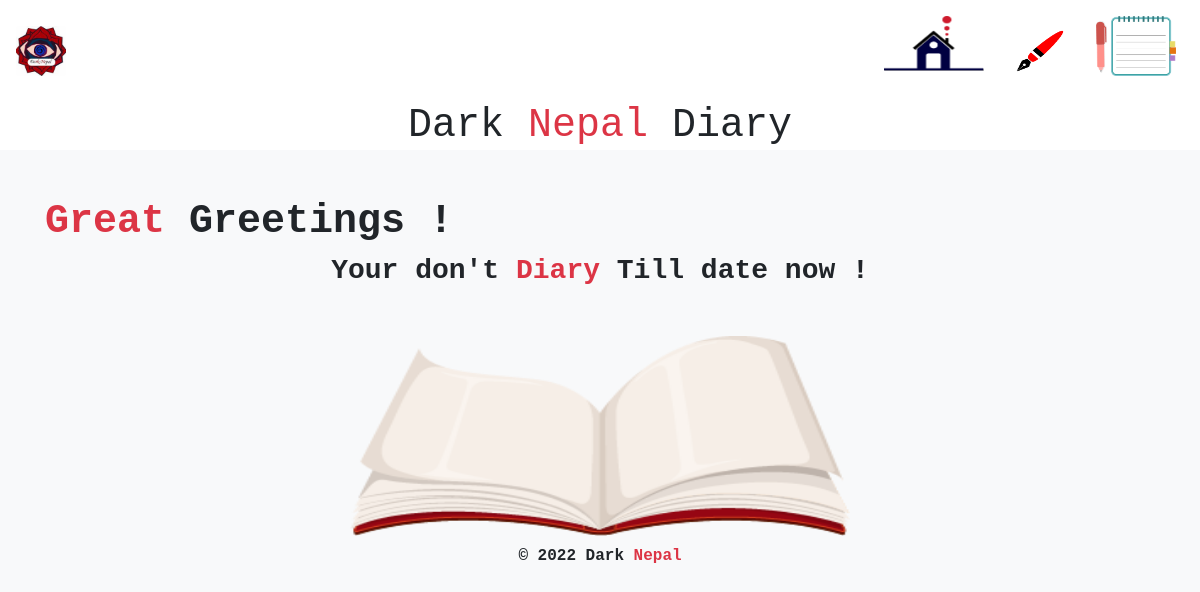
/diarylist/, run on an earlier commit of the app's database.
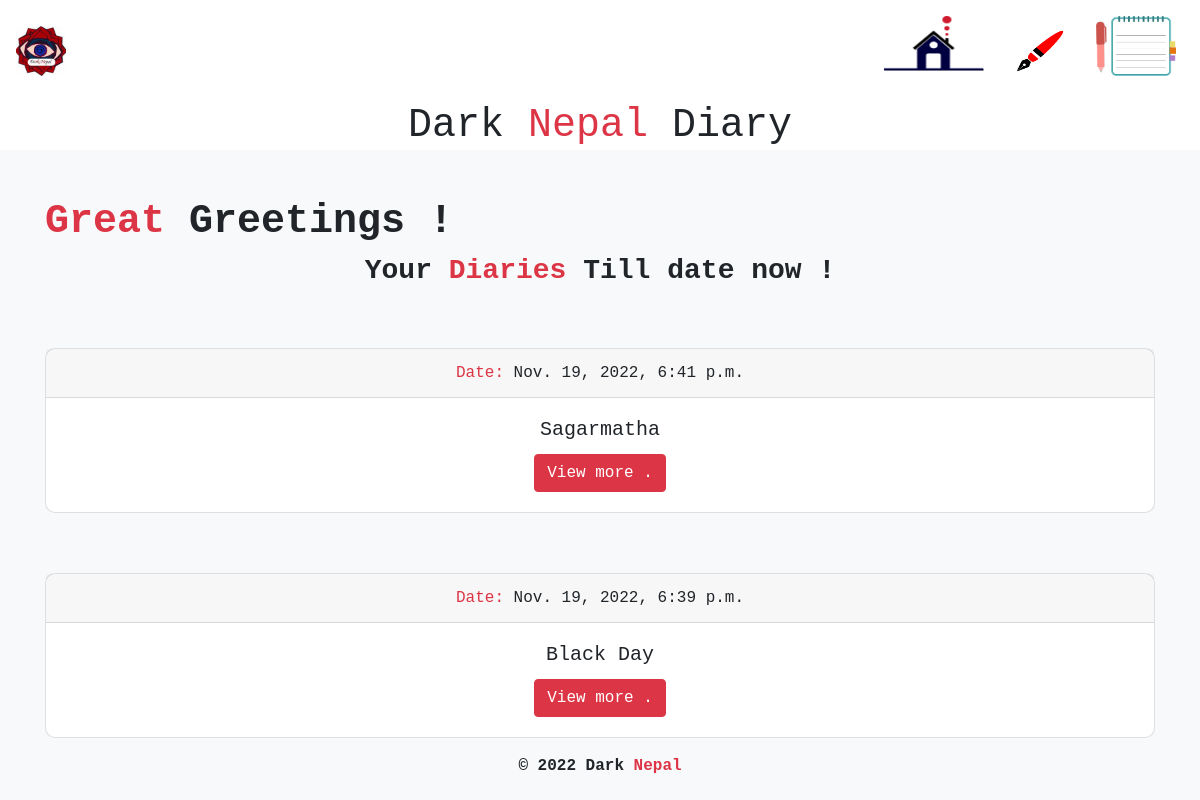
And on a later commit of the database.
### diary/models.py (models this page shows, shortened)
class Diary(models.Model):
    title = models.CharField(max_length=100, verbose_name="Title")
    content = QuillField(default ='Write your diary, Today...')
    post_date = models.DateTimeField(auto_now_add=True)
    class Meta:
        verbose_name = 'Diary'
        verbose_name_plural = 'Diaries'

### diary/views.py (the view)
# urls.py: path('diarylist/', views.diarylist, name='diarylist'),
def diarylist(request):
    diaries = Diary.objects.order_by('-post_date')
    notice= True if len(diaries) == 0 else None
    return render(request, 'diarylist.html', {'diaries':diaries, 'notice':notice })

### templates/diarylist.html
{% extends 'base.html' %}
{% load static %}
{% block content %}
<div class="container">
    <h1 class="font-weight-bold"> <span class="text-danger">Great</span> Greetings !</h1>
  </div>
{% if notice %}
  <div class="container  text-center">
    <h3 class="font-weight-bold px-5">
      Your  don't <span class="text-danger">Diary</span> Till date now !
    </h3>
  </div>
{% else %}
   <div class="container  text-center">
     <h3 class="font-weight-bold px-5">
       Your   <span class="text-danger">Diaries</span> Till date now !
     </h3>
   </div>
{% endif %}
   <div class="container mt-5 ">
     {% for diary in diaries %}
    <div class="card text-center mb-3 ">
      <div class="card-header">
        <span class="text-danger">Date:</span>
        {{ diary.post_date }}
      </div>
      <div class="card-body ">
        <h5 class="card-title">{{ diary.title }}</h5>
        <a href="{% url 'detail' diary.id %}" class="btn btn-danger">View more .</a>
      </div>
    </div>
    {% endfor %}
    {% if notice %}
        <div class="container text-center mt-5 ">
         <div class="text-center mb-2">
           <img src="{% static 'img/empty1.png' %}"  alt="Empty" width="500" height="200">
    {% endif %}
   </div>
{% endblock %}

### templates/base.html (shortened to what this page needs)
{% load static %}
<!DOCTYPE html>
<html lang="en">
<head>
    <link rel="stylesheet" href="https://cdn.jsdelivr.net/npm/bootstrap@4.0.0/dist/css/bootstrap.min.css">
    <link rel="stylesheet" href="{% static 'css/style.css' %}">
</head>
<body class="bg-light">
    <nav class="navbar navbar-expand-lg  navbar-light bg-white  ">
        <a class="navbar-brand" href="https://www.instagram.com/dark__nepal/" target="_blank" rel="noopener noreferrer">
          <img src="{% static 'img/darknepal.jpg' %}" class="rounded mx-auto d-block" alt="Logo" width="50px" height="50px">
        </a>
        <div class="collapse navbar-collapse" id="navbarNavAltMarkup">
          <div class="navbar-nav ml-auto">
            <a class="nav-item nav-link " href="{% url 'home' %}">
              <img src="{% static 'img/home.png' %} " alt="Add" width="100" height="55">
            </a>
            <a class="nav-item nav-link " href="{% url 'add' %}">
                <img src="{% static 'img/pen.png' %}" alt="Add" width="80" height="70">
            </a>
            <a class="nav-item nav-link " href="{% url 'diarylist' %}">
              <img src="{% static 'img/diary.png' %} " alt="Diary" width="80" height="60">
            </a>
          </div>
        </div>
      </nav>
    <div class="container-fluid bg-white mb-5 " >
          <h1 class="text-center">
             <span class="bold"> Dark <span class="text-danger">Nepal</span> Diary</span>
          </h1>
    </div>
    {% block content %} {% endblock %}
<footer >
  <div class="container">
    <p class="font-weight-bold text-center">
      &copy; 2022  Dark<span class="text-danger"> Nepal</span>
    </p>
  </div>
</footer>
  </body>
</body>
</html>

### core/static/css/style.css (style rules this page uses)
body { font-family: 'Courier New', Courier, monospace; }
.card { border-radius: 10px !important; margin-top: 60px; margin-bottom: 60px }

What changed in the data, as far as the page shows it:
added Diary: post_date "Nov. 19, 2022, 6:41 p.m.", title "Sagarmatha"
added Diary: post_date "Nov. 19, 2022, 6:39 p.m.", title "Black Day"
Also different on the page:
text no longer shown: "Your don't Diary"
text now shown: "Your Diaries"
